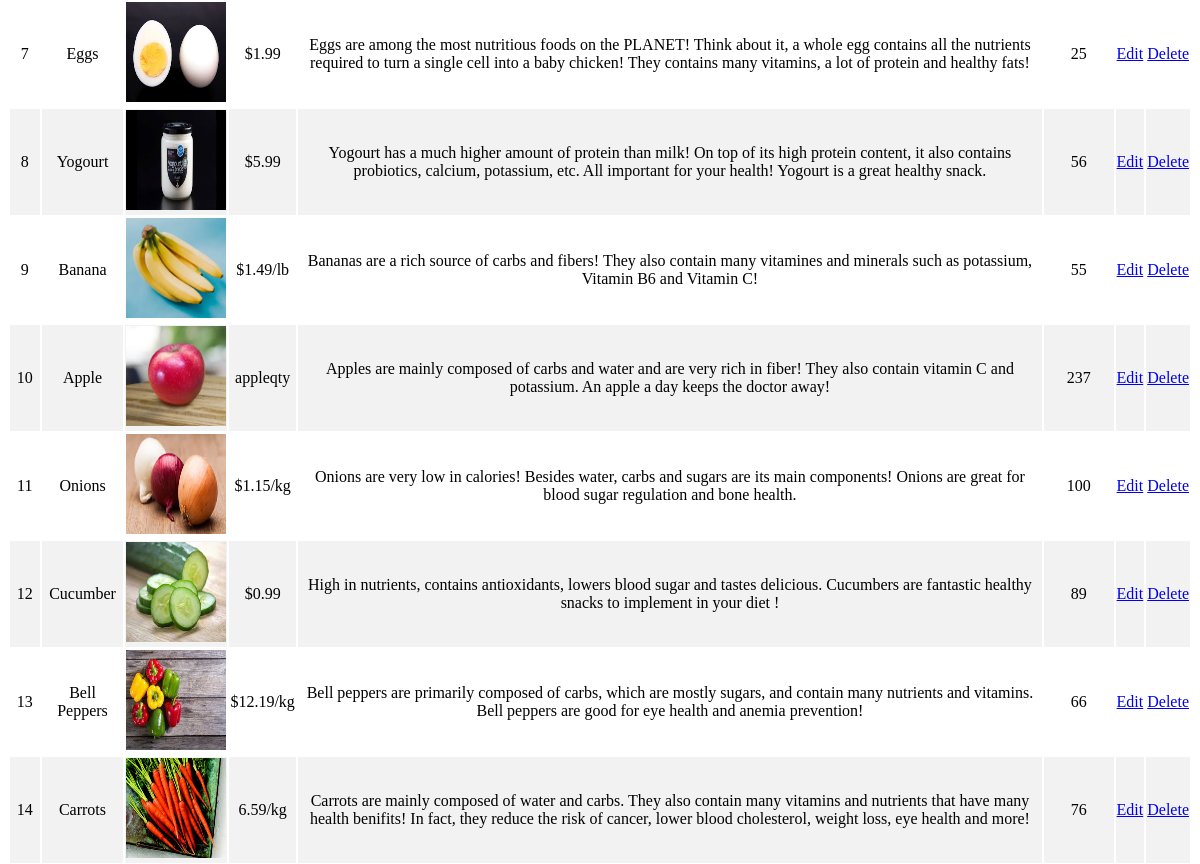
The page /verdi/P7_admin.php (middle part) on the database as committed earlier.
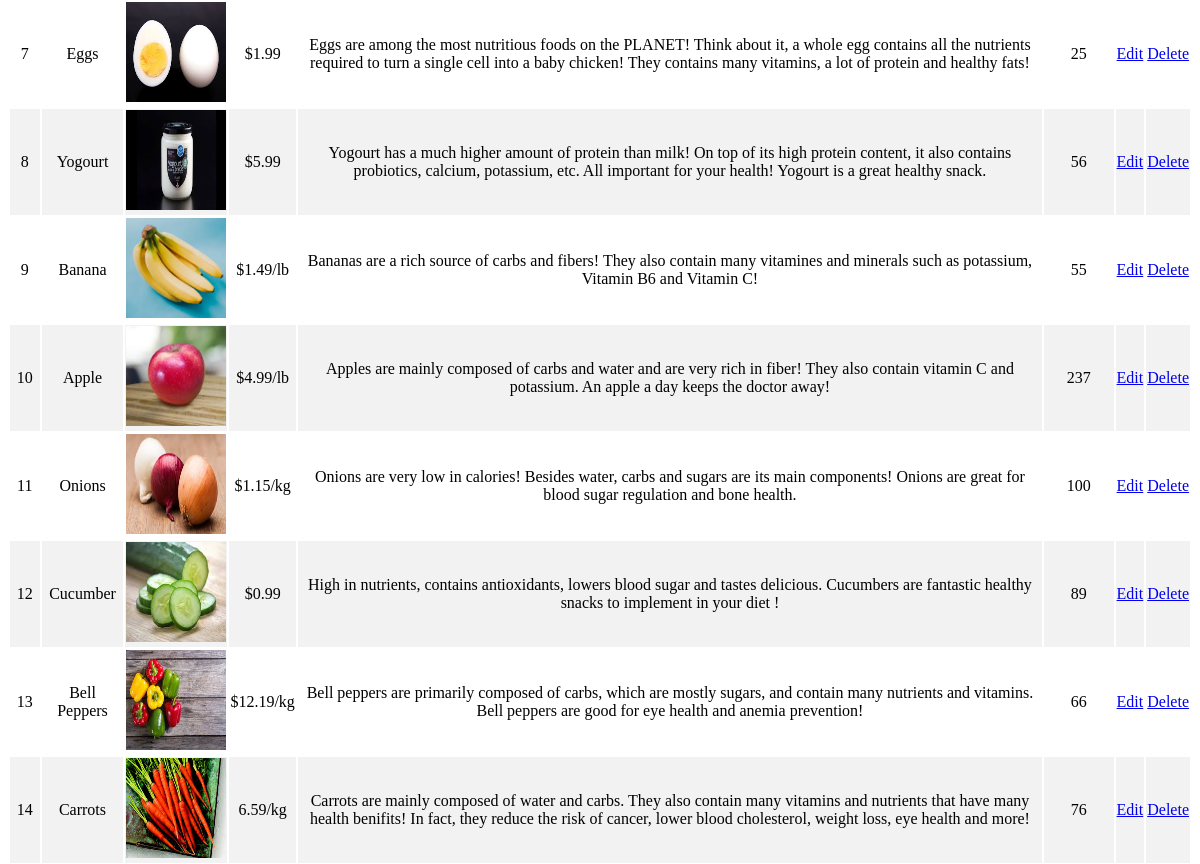
The same page on the database as committed later.
### tables this page shows
CREATE TABLE `products` (
  `product_id` int(3) NOT NULL,
  `product_name` varchar(255) NOT NULL,
  `product_link` varchar(255) NOT NULL,
  `product_img` text NOT NULL,
  `product_price` varchar(255) NOT NULL,
  `prod_price_calc_p4` varchar(255) NOT NULL,
  `priceVar` varchar(255) NOT NULL,
  `product_facts` text NOT NULL,
  `product_inventory` varchar(255) NOT NULL,
  `product_qty` varchar(255) NOT NULL,
  `product_addToCart_P3` varchar(255) NOT NULL,
  `product_id_p4` varchar(255) NOT NULL,
  `product_add_p4` varchar(255) NOT NULL,
  `product_data_p4` varchar(255) NOT NULL,
  `product_delete_p4` varchar(255) NOT NULL,
  `product_remove_p4` varchar(255) NOT NULL,
  `product_total_price` varchar(255) NOT NULL
);

### verdi/include/view_all_products.php (the view, shortened to what this page needs)
<table style="width: 100%">
                <tbody>
                <?php
$query = "SELECT * FROM products";
$select_products = mysqli_query($connection, $query);
while($row = mysqli_fetch_assoc($select_products)){
    $product_id = $row['product_id'];
    $product_name = $row['product_name'];
    $product_img = $row['product_img'];
    $product_price = $row['product_price'];
    $product_facts = $row['product_facts'];
    $product_inventory = $row['product_inventory'];
    echo "<tr>";
    echo "<td>$product_id</td>";
    echo "<td>$product_name</td>";
    echo "<td><img src='picturesD/$product_img' width='100' height = '100'></td>";
    echo "<td>$product_price</td>";
    echo "<td>$product_facts</td>";
    echo "<td>$product_inventory</td>";
    echo "<td><a href='P7_admin.php?source=edit_products&p_id={$product_id}'>Edit</a></td>";
    echo "<td><a href='P7_admin.php?delete={$product_id}'>Delete</a></td>";
    echo "</tr>";
}
    ?>
                </tbody>
            </table>

Rows that differ between the two databases and show on the page:
changed products "Apple": product_price "appleqty" → "$4.99/lb"
